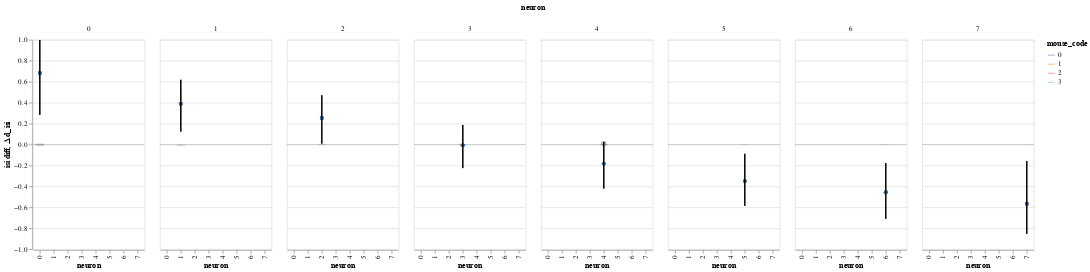

Notebook code for this chart:
### Code cell
(chart_d+chart_p).facet(column='neuron')

### Figure 1 — Vega-Lite specification as saved in the notebook (floating-point values rounded to 4 significant figures)
{"config": {"view": {"continuousWidth": 400, "continuousHeight": 300}}, "data": {"name": "data-987e57c46a860f8d82748344b18234df"}, "facet": {"column": {"type": "quantitative", "field": "neuron"}}, "spec": {"layer": [{"mark": {"type": "line", "fill": null, "opacity": 0.5, "size": 3}, "encoding": {"color": {"type": "nominal", "field": "mouse_code"}, "x": {"type": "ordinal", "field": "neuron"}, "y": {"type": "quantitative", "aggregate": "mean", "field": "isi diff", "scale": {"zero": false}}}}, {"mark": {"type": "boxplot", "color": "black", "opacity": 0.3, "size": 12}, "encoding": {"x": {"type": "ordinal", "field": "neuron"}, "y": {"type": "quantitative", "field": "isi diff", "scale": {"zero": false}}}}, {"layer": [{"mark": {"type": "line", "color": "black", "point": true}, "encoding": {"x": {"type": "ordinal", "field": "neuron"}, "y": {"type": "quantitative", "field": "mean HDI", "impute": {"value": "value"}}}}, {"mark": {"type": "rule", "color": "black", "opacity": 0.6, "size": 0.1}, "encoding": {"y": {"type": "quantitative", "field": "zero"}}}, {"mark": "rule", "encoding": {"x": {"type": "ordinal", "field": "neuron"}, "y": {"type": "quantitative", "field": "lower HDI", "scale": {"domain": [-0.8547, 0.9977], "zero": true}, "title": "Δ d_isi"}, "y2": {"field": "higher HDI"}}}]}]}, "$schema": "https://vega.github.io/schema/vega-lite/v4.8.1.json", "datasets": {"data-987e57c46a860f8d82748344b18234df": [{"neuron": 0, "mouse_code": 0, "neuron_code": 0.0, "i_trial": 0.0, "log_firing_rate": 0.01171, "Firing rate": 19.76, "firing_rate": 19.76, "i_spike": -5.25, "isi diff": 0.00723, "lower HDI": 0.2833, "higher HDI": 0.9977, "mean HDI": 0.6836, "log_isi": 0.03798, "zero": 0}, {"neuron": 0, "mouse_code": 1, "neuron_code": 0.0, "i_trial": 0.0, "log_firing_rate": -0.09788, "Firing rate": -11.86, "firing_rate": -11.86, "i_spike": -3.75, "isi diff": 0.007097, "lower HDI": 0.2833, "higher HDI": 0.9977, "mean HDI": 0.6836, "log_isi": 0.0386, "zero": 0}, {"neuron": 0, "mouse_code": 2, "neuron_code": 0.0, "i_trial": 0.0, "log_firing_rate": 0.1645, "Firing rate": 22.98, "firing_rate": 22.98, "i_spike": 9.0, "isi diff": -0.01946, "lower HDI": 0.2833, "higher HDI": 0.9977, "mean HDI": 0.6836, "log_isi": -0.09865, "zero": 0}, {"neuron": 0, "mouse_code": 3, "neuron_code": 0.0, "i_trial": 0.0, "log_firing_rate": 0.2563, "Firing rate": 74.57, "firing_rate": 74.57, "i_spike": 5.0, "isi diff": -0.006296, "lower HDI": 0.2833, "higher HDI": 0.9977, "mean HDI": 0.6836, "log_isi": -0.0387, "zero": 0}, {"neuron": 1, "mouse_code": 0, "neuron_code": 0.0, "i_trial": 0.0, "log_firing_rate": -0.08296, "Firing rate": -7.619, "firing_rate": -7.619, "i_spike": -2.75, "isi diff": 0.002864, "lower HDI": 0.1239, "higher HDI": 0.6176, "mean HDI": 0.3879, "log_isi": 0.02035, "zero": 0}, {"neuron": 1, "mouse_code": 1, "neuron_code": 0.0, "i_trial": 0.0, "log_firing_rate": 0.4921, "Firing rate": 179.6, "firing_rate": 179.6, "i_spike": 4.25, "isi diff": -0.004958, "lower HDI": 0.1239, "higher HDI": 0.6176, "mean HDI": 0.3879, "log_isi": -0.03025, "zero": 0}, {"neuron": 1, "mouse_code": 2, "neuron_code": 0.0, "i_trial": 0.0, "log_firing_rate": 0.05702, "Firing rate": 10.03, "firing_rate": 10.03, "i_spike": 6.25, "isi diff": -0.008048, "lower HDI": 0.1239, "higher HDI": 0.6176, "mean HDI": 0.3879, "log_isi": -0.055, "zero": 0}, {"neuron": 1, "mouse_code": 3, "neuron_code": 0.0, "i_trial": 0.0, "log_firing_rate": 0.7795, "Firing rate": 518.4, "firing_rate": 518.4, "i_spike": 10.75, "isi diff": -0.01362, "lower HDI": 0.1239, "higher HDI": 0.6176, "mean HDI": 0.3879, "log_isi": -0.08811, "zero": 0}, {"neuron": 2, "mouse_code": 0, "neuron_code": 0.0, "i_trial": 0.0, "log_firing_rate": -0.111, "Firing rate": -2.261, "firing_rate": -2.261, "i_spike": -7.75, "isi diff": 0.009813, "lower HDI": 0.008638, "higher HDI": 0.4697, "mean HDI": 0.2538, "log_isi": 0.06387, "zero": 0}, {"neuron": 2, "mouse_code": 1, "neuron_code": 0.0, "i_trial": 0.0, "log_firing_rate": -0.05942, "Firing rate": -0.6227, "firing_rate": -0.6227, "i_spike": 1.75, "isi diff": -0.001134, "lower HDI": 0.008638, "higher HDI": 0.4697, "mean HDI": 0.2538, "log_isi": -0.01218, "zero": 0}, {"neuron": 2, "mouse_code": 2, "neuron_code": 0.0, "i_trial": 0.0, "log_firing_rate": 0.05327, "Firing rate": 14.76, "firing_rate": 14.76, "i_spike": 10.5, "isi diff": -0.01038, "lower HDI": 0.008638, "higher HDI": 0.4697, "mean HDI": 0.2538, "log_isi": -0.07523, "zero": 0}, {"neuron": 2, "mouse_code": 3, "neuron_code": 0.0, "i_trial": 0.0, "log_firing_rate": -0.2426, "Firing rate": -108.8, "firing_rate": -108.8, "i_spike": 1.75, "isi diff": -0.001747, "lower HDI": 0.008638, "higher HDI": 0.4697, "mean HDI": 0.2538, "log_isi": -0.01108, "zero": 0}, {"neuron": 3, "mouse_code": 0, "neuron_code": 0.0, "i_trial": 0.0, "log_firing_rate": -0.0111, "Firing rate": -2.201, "firing_rate": -2.201, "i_spike": -1.0, "isi diff": 0.001151, "lower HDI": -0.2253, "higher HDI": 0.1865, "mean HDI": -0.008148, "log_isi": 0.00807, "zero": 0}, {"neuron": 3, "mouse_code": 1, "neuron_code": 0.0, "i_trial": 0.0, "log_firing_rate": 0.01509, "Firing rate": 4.935, "firing_rate": 4.935, "i_spike": 5.0, "isi diff": -0.005392, "lower HDI": -0.2253, "higher HDI": 0.1865, "mean HDI": -0.008148, "log_isi": -0.04542, "zero": 0}, {"neuron": 3, "mouse_code": 2, "neuron_code": 0.0, "i_trial": 0.0, "log_firing_rate": 0.02383, "Firing rate": 9.337, "firing_rate": 9.337, "i_spike": 1.75, "isi diff": 0.0001219, "lower HDI": -0.2253, "higher HDI": 0.1865, "mean HDI": -0.008148, "log_isi": 0.0007941, "zero": 0}, {"neuron": 3, "mouse_code": 3, "neuron_code": 0.0, "i_trial": 0.0, "log_firing_rate": 0.126, "Firing rate": 36.48, "firing_rate": 36.48, "i_spike": 16.5, "isi diff": -0.01057, "lower HDI": -0.2253, "higher HDI": 0.1865, "mean HDI": -0.008148, "log_isi": -0.09983, "zero": 0}, {"neuron": 4, "mouse_code": 0, "neuron_code": 0.0, "i_trial": 0.0, "log_firing_rate": -0.1305, "Firing rate": -30.61, "firing_rate": -30.61, "i_spike": -14.25, "isi diff": 0.008386, "lower HDI": -0.4204, "higher HDI": 0.02391, "mean HDI": -0.1825, "log_isi": 0.07922, "zero": 0}, {"neuron": 4, "mouse_code": 1, "neuron_code": 0.0, "i_trial": 0.0, "log_firing_rate": 0.1846, "Firing rate": 62.21, "firing_rate": 62.21, "i_spike": 16.25, "isi diff": -0.009037, "lower HDI": -0.4204, "higher HDI": 0.02391, "mean HDI": -0.1825, "log_isi": -0.09026, "zero": 0}, {"neuron": 4, "mouse_code": 2, "neuron_code": 0.0, "i_trial": 0.0, "log_firing_rate": 0.1938, "Firing rate": 56.09, "firing_rate": 56.09, "i_spike": 9.0, "isi diff": -0.00369, "lower HDI": -0.4204, "higher HDI": 0.02391, "mean HDI": -0.1825, "log_isi": -0.04256, "zero": 0}, {"neuron": 4, "mouse_code": 3, "neuron_code": 0.0, "i_trial": 0.0, "log_firing_rate": 0.2618, "Firing rate": 120.8, "firing_rate": 120.8, "i_spike": 11.5, "isi diff": -0.005458, "lower HDI": -0.4204, "higher HDI": 0.02391, "mean HDI": -0.1825, "log_isi": -0.0578, "zero": 0}, {"neuron": 5, "mouse_code": 0, "neuron_code": 0.0, "i_trial": 0.0, "log_firing_rate": 0.1083, "Firing rate": 43.92, "firing_rate": 43.92, "i_spike": 7.0, "isi diff": -0.001782, "lower HDI": -0.5852, "higher HDI": -0.0895, "mean HDI": -0.3491, "log_isi": -0.02192, "zero": 0}, {"neuron": 5, "mouse_code": 1, "neuron_code": 0.0, "i_trial": 0.0, "log_firing_rate": 0.5752, "Firing rate": 320.1, "firing_rate": 320.1, "i_spike": 12.0, "isi diff": -0.004866, "lower HDI": -0.5852, "higher HDI": -0.0895, "mean HDI": -0.3491, "log_isi": -0.05794, "zero": 0}, {"neuron": 5, "mouse_code": 2, "neuron_code": 0.0, "i_trial": 0.0, "log_firing_rate": 0.09048, "Firing rate": 64.03, "firing_rate": 64.03, "i_spike": 15.5, "isi diff": -0.005241, "lower HDI": -0.5852, "higher HDI": -0.0895, "mean HDI": -0.3491, "log_isi": -0.06539, "zero": 0}, {"neuron": 5, "mouse_code": 3, "neuron_code": 0.0, "i_trial": 0.0, "log_firing_rate": -1.324, "Firing rate": -183000.0, "firing_rate": -183000.0, "i_spike": 3.75, "isi diff": -0.00109, "lower HDI": -0.5852, "higher HDI": -0.0895, "mean HDI": -0.3491, "log_isi": -0.01406, "zero": 0}, {"neuron": 6, "mouse_code": 0, "neuron_code": 0.0, "i_trial": 0.0, "log_firing_rate": -0.1022, "Firing rate": -66.74, "firing_rate": -66.74, "i_spike": -3.5, "isi diff": 0.001206, "lower HDI": -0.7105, "higher HDI": -0.1767, "mean HDI": -0.4564, "log_isi": 0.01909, "zero": 0}, {"neuron": 6, "mouse_code": 1, "neuron_code": 0.0, "i_trial": 0.0, "log_firing_rate": 0.1038, "Firing rate": 118.0, "firing_rate": 118.0, "i_spike": 9.5, "isi diff": -0.002526, "lower HDI": -0.7105, "higher HDI": -0.1767, "mean HDI": -0.4564, "log_isi": -0.037, "zero": 0}, {"neuron": 6, "mouse_code": 2, "neuron_code": 0.0, "i_trial": 0.0, "log_firing_rate": -0.06538, "Firing rate": -28.98, "firing_rate": -28.98, "i_spike": 4.25, "isi diff": -0.0009138, "lower HDI": -0.7105, "higher HDI": -0.1767, "mean HDI": -0.4564, "log_isi": -0.01482, "zero": 0}, {"neuron": 6, "mouse_code": 3, "neuron_code": 0.0, "i_trial": 0.0, "log_firing_rate": -0.1743, "Firing rate": -57.84, "firing_rate": -57.84, "i_spike": -9.25, "isi diff": 0.002737, "lower HDI": -0.7105, "higher HDI": -0.1767, "mean HDI": -0.4564, "log_isi": 0.0406, "zero": 0}, {"neuron": 7, "mouse_code": 0, "neuron_code": 0.0, "i_trial": 0.0, "log_firing_rate": 0.5327, "Firing rate": 1021.0, "firing_rate": 1021.0, "i_spike": 1.5, "isi diff": -0.0003506, "lower HDI": -0.8547, "higher HDI": -0.1572, "mean HDI": -0.5662, "log_isi": -0.006183, "zero": 0}, {"neuron": 7, "mouse_code": 1, "neuron_code": 0.0, "i_trial": 0.0, "log_firing_rate": -0.1357, "Firing rate": -174.5, "firing_rate": -174.5, "i_spike": -9.75, "isi diff": 0.001371, "lower HDI": -0.8547, "higher HDI": -0.1572, "mean HDI": -0.5662, "log_isi": 0.02423, "zero": 0}, {"neuron": 7, "mouse_code": 2, "neuron_code": 0.0, "i_trial": 0.0, "log_firing_rate": -0.1393, "Firing rate": -113.5, "firing_rate": -113.5, "i_spike": 6.5, "isi diff": -0.0009955, "lower HDI": -0.8547, "higher HDI": -0.1572, "mean HDI": -0.5662, "log_isi": -0.01882, "zero": 0}, {"neuron": 7, "mouse_code": 3, "neuron_code": 0.0, "i_trial": 0.0, "log_firing_rate": 0.9049, "Firing rate": 5240.0, "firing_rate": 5240.0, "i_spike": 12.25, "isi diff": -0.001921, "lower HDI": -0.8547, "higher HDI": -0.1572, "mean HDI": -0.5662, "log_isi": -0.0362, "zero": 0}]}}
